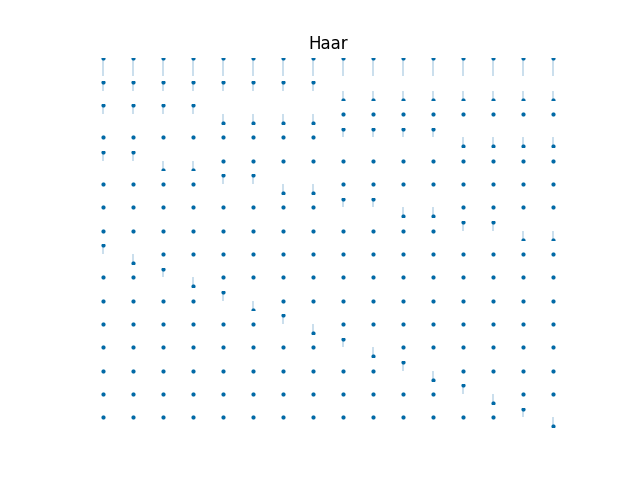

Reproduce this figure in Python.
import numpy as np
import matplotlib.pyplot as plt

from libDIPUM.wavedec import wavedec
from General.MyDisp import MyDisp

# Parameters
NR = 16
NC = 1
LN = int(np.log2(NR))

# DWT with Haar wavelets.
I = np.eye(NR)
HAAR = np.zeros((NR, NR))
for i in range(NR):
    HAAR[:, i], _ = wavedec(I[:, i], LN, 'haar')

# Display
plt.figure()
position = 1
Error = MyDisp(HAAR, NR, NC, position, 'Haar')

# Print to file
plt.savefig('Figure63HAAR.png')
plt.show()
